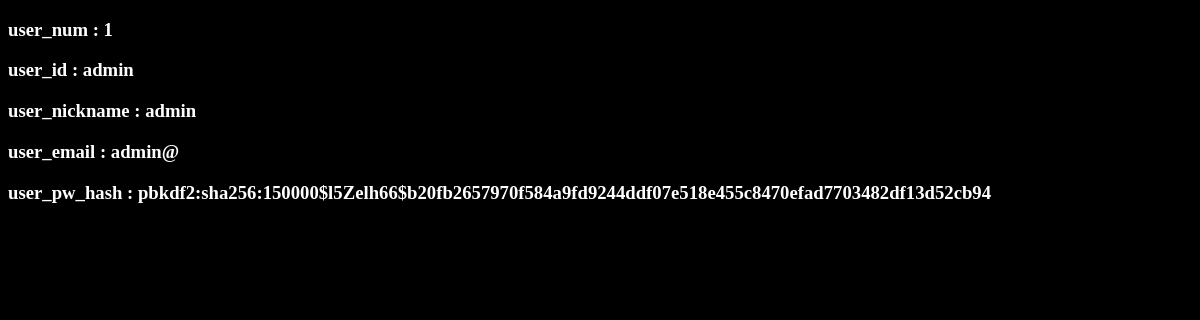
/geonguprincesssecretroom/view_user_info/admin, run on an earlier commit of the app's database.
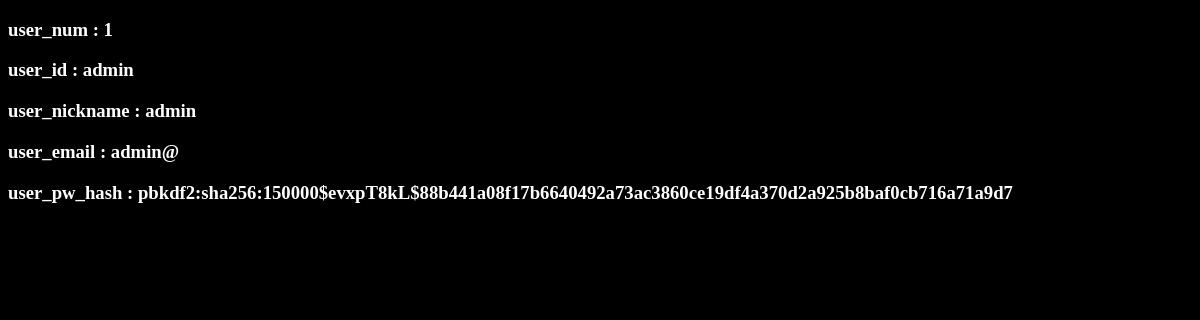
And on a later commit of the database.
### tables this page shows
CREATE TABLE user (
  user_num integer primary key autoincrement,
  user_id string not null,
  user_nickname string not null,
  user_email string not null,
  user_pw_hash string not null
);

### GPSR.py (the view)
@app.route('/geonguprincesssecretroom/view_user_info/<user_id>')
def admin_view_user_info(user_id):
    user = query_db('select * from user where user_id = ?', [user_id], True)
    return render_template('/admin/admin_view_user_info.html', user=user)

### GPSR.py (called while the page is built)
def connect_db():
    return sqlite3.connect(app.config['DATABASE'])

def query_db(query, args=(), one=False):
    cur = g.db.execute(query, args)
    rv = [dict((cur.description[idx][0], value)
               for idx, value in enumerate(row)) for row in cur.fetchall()]
    return (rv[0] if rv else None) if one else rv

@app.before_request
def before_request():
    g.db = connect_db()
    g.user = None
    if 'user_num' in session:
        g.user = query_db('select * from user where user_num = ?',
                          [session['user_num']], one=True)

@app.teardown_request
def teardown_request(exception):
    if hasattr(g, 'db'):
        g.db.close()

### templates/admin/admin_view_user_info.html (shortened to what this page needs)
<!doctype html>
<link rel=stylesheet type=text/css href="{{ url_for('static', filename='style.css') }}">
<html>
    <head>
    </head>
    <body>
        {% for key, i in user.items() %}
            <h3>{{key}} : {{i}}</h3>
        {% endfor %}
    </body>
</html>

### static/style.css (style rules this page uses)
body { background: black; font-family: "?��?��?��??�어 Light"; color:white; }

What changed in the data, as far as the page shows it:
changed user "admin": user_pw_hash "pbkdf2:sha256:150000$l5Zelh66$b20fb2657970f584a9fd9244ddf07e518e455c8470efad7703482df13d52cb94" → "pbkdf2:sha256:150000$evxpT8kL$88b441a08f17b6640492a73ac3860ce19df4a370d2a925b8baf0cb716a71a9d7"
